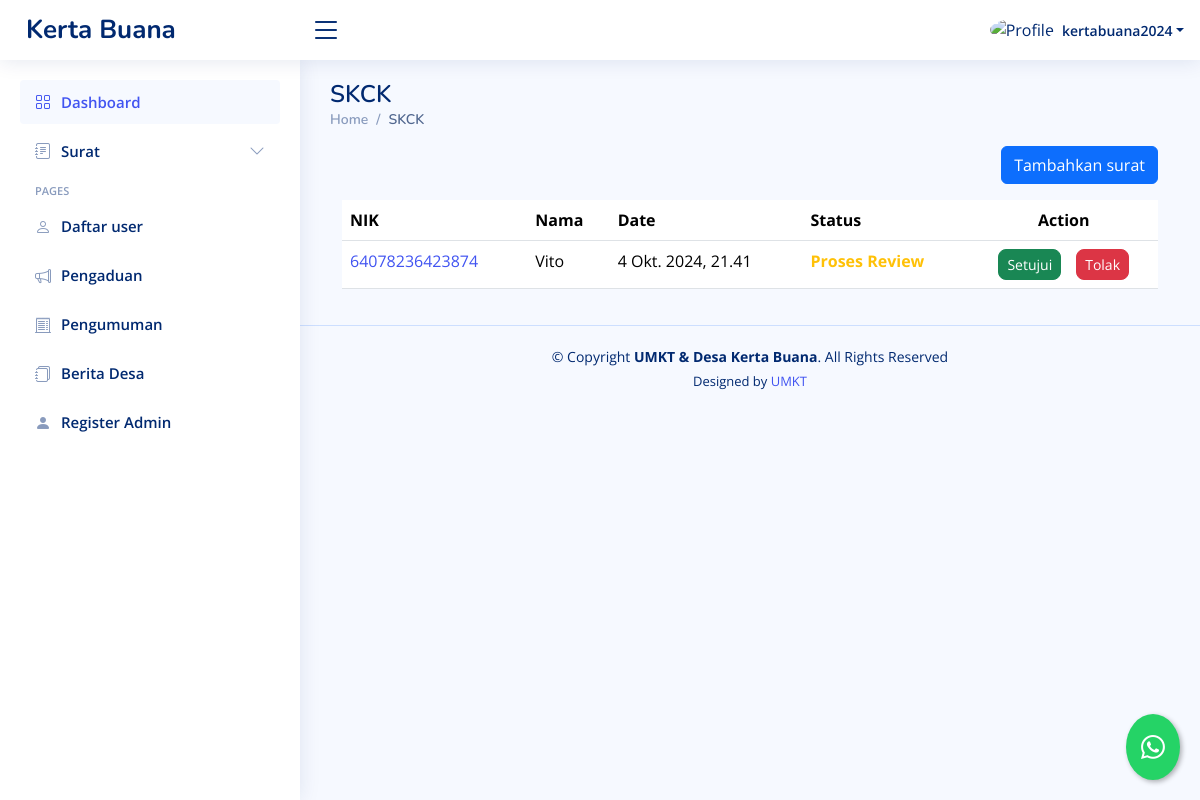
The app's page /dashboard/skck/ (signed in), older data.
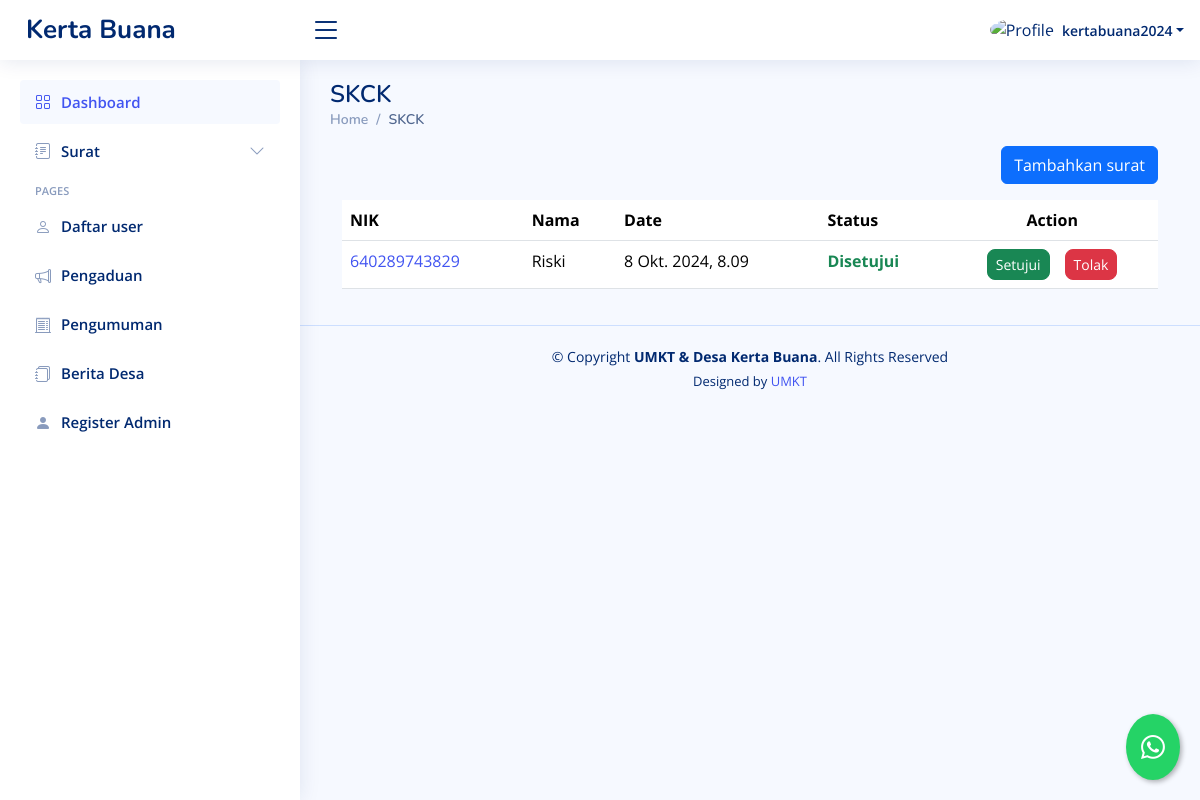
The same page, newer data.
### dashboard/models.py (models this page shows, shortened)
class SKCK(models.Model):
    STATUS_CHOICES = [
        ('review', 'Proses Review'),
        ('approved', 'Disetujui'),
        ('rejected', 'Ditolak'),
    ]
    penulis = models.ForeignKey(User, on_delete=models.CASCADE, blank=True, null=True)
    nama = models.CharField(max_length=255)
    jenis_kelamin = models.CharField(max_length=255)
    ttl = models.CharField(max_length=255)
    suku = models.CharField(max_length=255)
    agama = models.CharField(max_length=255)
    nik = models.CharField(max_length=255)
    alamat = models.CharField(max_length=255)
    pekerjaan = models.CharField(max_length=255)
    kawin = models.CharField(max_length=255)
    pendidikanterakhir = models.CharField(max_length=255)
    persyaratan = models.CharField(max_length=255, blank=True, null=True)
    date = models.DateTimeField(default=timezone.now, blank=True)
    status = models.CharField(max_length=20, choices=STATUS_CHOICES, default='review')
    scanktp = models.URLField(blank=True, null=True)

### dashboard/views.py (the view, shortened to what this page needs)
# urls.py: path("skck/",skck,  name="skck"),
@login_required
def skck(request):
    template_name = "backend/skck.html"
    suket = SKCK.objects.all()
    private = SKCK.objects.filter(penulis=request.user)
    context={
        "suket":suket,
        'private':private
    }
    return render(request, template_name, context)

### templates/backend/skck.html (shortened to what the changed rows need)
{% extends "backend/base_ui.html" %} {% load static %} {% load custom_filters %}
{% block konten %}
<div>
  <div class="pagetitle">
    <h1>SKCK</h1>
  </div>
  {% if value %}
  <div class="card">
    <div class="card-body">
      <h5 class="card-title">SKCK</h5>
      <form
        method="post"
        action="{% url 'edit_skck' value.id %}"
        enctype="multipart/form-data"
      >
        {% csrf_token %}
        <div class="row mb-3">
          <label for="inputNama" class="col-sm-2 col-form-label">Nama</label>
          <div class="col-sm-10">
            <input
              type="text"
              class="form-control"
              name="inputNama"
              value="{{ value.nama }}"
              required
            />
          </div>
        </div>
        <div class="row mb-3">
          <label class="col-sm-2 col-form-label">Jenis Kelamin</label>
          <div class="col-sm-10">
            <select class="form-select" name="inputjk">
              <option selected>Pilih jenis kelamin</option>
              {% if value.jenis_kelamin == "Laki-laki" %}
              <option value="Laki-laki" selected>Laki-laki</option>
              <option value="Perempuan">Perempuan</option>
              {% else %}
              <option value="Laki-laki">Laki-laki</option>
              <option value="Perempuan" selected>Perempuan</option>
              {% endif %}
            </select>
          </div>
        </div>
        <div class="row mb-3">
          <label for="inputTtl" class="col-sm-2 col-form-label"
            >Tempat tanggal lahir</label
          >
          <div class="col-sm-10">
            <input
              type="text"
              class="form-control"
              name="inputTtl"
              value="{{ value.ttl }}"
              placeholder="contoh: Samarinda, 01 Januari 2020"
              required
            />
          </div>
        </div>
        <div class="row mb-3">
          <label for="inputSuku" class="col-sm-2 col-form-label"
            >Suku/Bangsa</label
          >
          <div class="col-sm-10">
            <input
              type="text"
              class="form-control"
              name="inputSuku"
              value="{{ value.suku }}"
              required
            />
          </div>
        </div>
        <div class="row mb-3">
          <label for="inputAgama" class="col-sm-2 col-form-label">Agama</label>
          <div class="col-sm-10">
            <input
              type="text"
              class="form-control"
              name="inputAgama"
              value="{{ value.agama }}"
              required
            />
          </div>
        </div>
        <div class="row mb-3">
          <label class="col-sm-2 col-form-label">Status Perkawinan</label>
          <div class="col-sm-10">
            <select class="form-select" name="inputKawin">
              <option selected>Pilih status</option>
              {% if value.kawin == "Sudah menikah" %}
              <option value="Sudah menikah" selected>Sudah menikah</option>
              <option value="Belum menikah">Belum menikah</option>
              {% else %}
              <option value="Sudah menikah">Sudah menikah</option>
              <option value="Belum menikah" selected>Belum menikah</option>
              {% endif %}
            </select>
          </div>
        </div>
        <div class="row mb-3">
          <label for="inputNIK" class="col-sm-2 col-form-label">NIK</label>
          <div class="col-sm-10">
            <input
              type="text"
              class="form-control"
              name="inputNIK"
              value="{{ value.nik }}"
              required
            />
          </div>
        </div>
        <div class="row mb-3">
          <label for="inputPekerjaan" class="col-sm-2 col-form-label"
            >Pekerjaan</label
          >
          <div class="col-sm-10">
            <input
              type="text"
              class="form-control"
              name="inputPekerjaan"
              value="{{ value.pekerjaan }}"
              required
            />
          </div>
        </div>
        <div class="row mb-3">
          <label for="inputAlamat" class="col-sm-2 col-form-label"
            >Alamat</label
          >
          <div class="col-sm-10">
            <input
              type="text"
              class="form-control"
              name="inputAlamat"
              value="{{ value.alamat }}"
              required
            />
          </div>
        </div>
        <div class="row mb-3">
          <label for="inputPendidikanterakhir" class="col-sm-2 col-form-label"
            >Pendidikan Terakhir</label
          >
          <div class="col-sm-10">
            <input
              type="text"
              class="form-control"
              name="inputPendidikanterakhir"
              value="{{ value.pendidikanterakhir }}"
              required
            />
          </div>
        </div>
        <div class="row mb-3">
          <label for="inputPersyaratan" class="col-sm-2 col-form-label"
            >Persyaratan</label
          >
          <div class="col-sm-10">
            <input
              type="text"
              class="form-control"
              name="inputPersyaratan"
              value="{{ value.persyaratan }}"
              required
            />
          </div>
        </div>
        <div class="row mb-3">
          <label for="inputNumber" class="col-sm-2 col-form-label"
            >Scan KTP</label
          >
          <div class="col-sm-10">
            <input
              class="form-control"
              type="file"
              id="formFile"
              name="gambar"
            />
            <div class="d-flex gap-3">
              <p>file yang di upload :</p>
              <a href="{{ value.scanktp }}">{{ value.scanktp|filename }}</a>
            </div>
          </div>
        </div>
        <div class="row mb-3">
          <label class="col-sm-2 col-form-label">Submit Here</label>
          <div class="col-sm-10">
            <a href="{% url 'skck' %}">
              <button class="btn btn-secondary">Cancel</button>
            </a>
            <button type="submit" class="btn btn-primary">Submit</button>
          </div>
        </div>
      </form>
    </div>
  </div>
  {% else %}
  <div class="container-fluid">
    <div class="table-responsive">
      <table class="table datatable">
        <thead>
          <tr>
            <th>NIK</th>
            <th>Nama</th>
            <th data-type="date" data-format="YYYY/DD/MM">Date</th>
            <th>Status</th>
            <th class="text-center">Action</th>
          </tr>
        </thead>
        <tbody>
          {% if user.is_superuser %} {% for surat in suket %}
          <tr>
            <td>
              <a href="{% url 'detail_skck' surat.id %}">{{ surat.nik }}</a>
            </td>
            <td>{{ surat.nama }}</td>
            <td>{{ surat.date }}</td>
            {% if surat.status == 'review' %}
            <td class="text-warning fw-bold">Proses Review</td>
            {% elif surat.status == 'approved' %}
            <td class="text-success fw-bold">Disetujui</td>
            {% elif surat.status == 'rejected' %}
            <td class="text-danger fw-bold">Ditolak</td>
            {% endif %} {% if user.is_superuser %}
            <td class="text-center">
              <div
                class="btn-group gap-3"
                role="group"
                aria-label="Action buttons"
              >
                <button type="button" class="btn btn-success btn-sm rounded-3">
                  <a
                    href="{% url 'setujui_skck' surat.id %}"
                    class="text-decoration-none text-white"
                    >Setujui</a
                  >
                </button>
                <button type="button" class="btn btn-danger btn-sm rounded-3">
                  <a
                    href="{% url 'tolak_skck' surat.id %}"
                    class="text-decoration-none text-white"
                    >Tolak</a
                  >
                </button>
              </div>
            </td>
            {% endif %}
          </tr>
          {% endfor %} {% endif %}
        </tbody>
      </table>
    </div>
  </div>
  {% endif %}
</div>
{% endblock konten %}

Row changes from the older to the newer data that the page shows:
removed SKCK: nik "64078236423874", nama "Vito", date "4 Okt. 2024, 21.41", status "Proses Review"
added SKCK: nik "640289743829", nama "Riski", date "8 Okt. 2024, 8.09", status "Disetujui"
